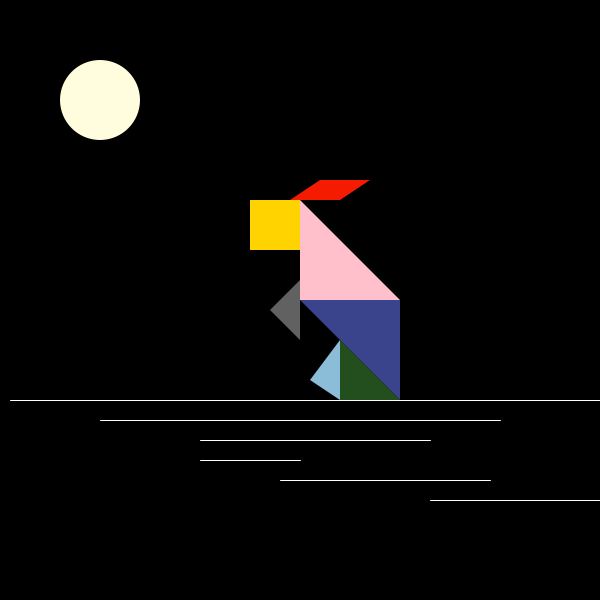
Frame 1 (no input)
Frame 60 (the mouse pressed at the canvas centre just before this capture): identical to frame 1, image omitted
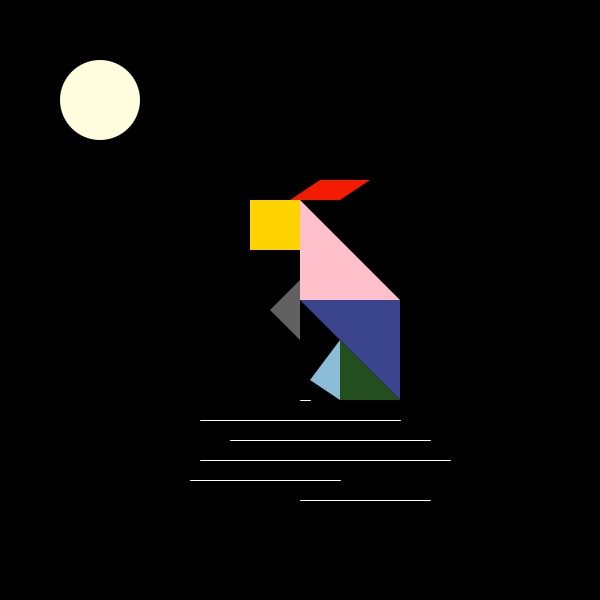
Frame 120 (the mouse held since frame 60 and released just before this capture)

The Processing sketch that drew these frames (run headless with seeded random() and noise(); from frame 60 on, the mouse is pressed at the canvas centre):

// Processing sketch: class01_5_rabbitByTheWater
// ── class01_5_rabbitByTheWater.pde
//setup函数processing会自动调用，初始时运行一次
void setup(){
  size(600,600);
}


//draw函数Processing会自动调用，每一帧都会调用一次
void draw(){
  background(0);
  noStroke();
  fill(#FFFDDD);
  ellipse(100,100,80,80);
  fill(#FFD300);
  rect(250,200,50,50); 
  fill(#F51B00);
  quad(290,200, 340, 200, 370, 180, 320, 180);
  fill(#FFC0CB);
  triangle(300, 200, 300, 300, 400, 300); 
  fill(#39448C);
  triangle(300, 300, 400, 300, 400, 400);  
  fill(#234F1E);
  triangle(340, 340, 400, 400, 340, 400);  
  fill(#8bbdd9);
  triangle(340, 340, 340, 400, 310, 380); 
  fill(#616161);
  triangle(300, 280, 300, 340, 270, 310);
  stroke(255);
  
  //使用Processing自带的鼠标位置功能，制作一些鼠标交互的动态
  line((mouseX+10), 400, (600-mouseX),400);
  line((mouseX+100), 420, (500-mouseX),420);
  line((mouseX*0.1 + 200), 440, 430,440);
  line(200, 460, (mouseX*0.5+300),460);
  line((mouseX*0.2+280), 480, (490-mouseX),480);
  line((600-mouseX), 500, 430,500);
}
